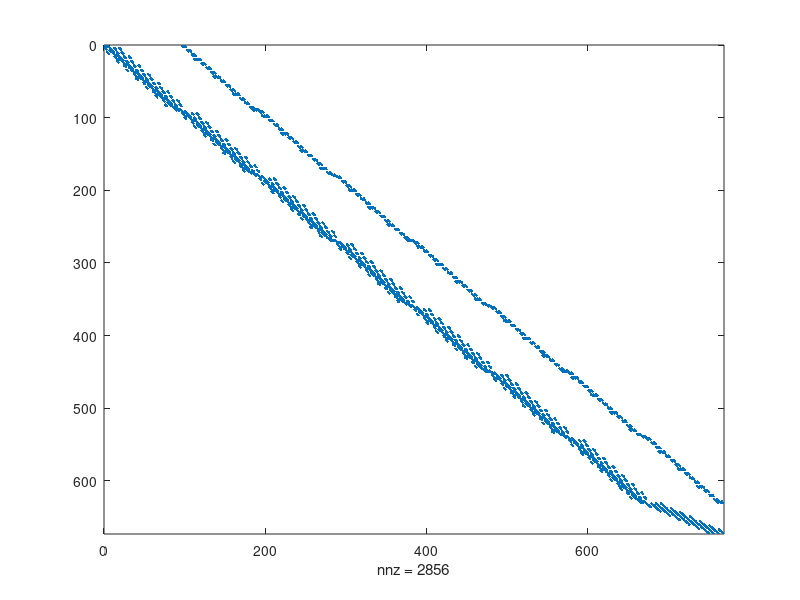

Reproduce this figure in MATLAB. (Note: this script raises an error after producing the figure.)
function double_bending()
    k = 2;
    h = 2^(-k);
    N = 2^(k+1);
    L = N^2;
    t11 = [0.25; -0.25; 1];
    t11 = 0.5 * h * t11 / norm(t11, 2);

    A = assemble_A(N,L,h,t11);
    %figure(1);
    %plot([0,0], [0,0]);
    spy(A);

    top_left = vertcat([-0.5; -0.5; 0], reshape(eye(3), [], 1));
    top_right = vertcat([-0.5; 0.5; 0], reshape(eye(3), [], 1));
    bottom_left = vertcat([0.5; -0.5; 0], reshape(eye(3), [], 1));
    bottom_right = vertcat([0.5; 0.5; 0], reshape(eye(3), [], 1));

    %top_left2 = [0.3000, -0.6611, 0.0710, 0.9363, 0.0705, -0.3441, ...
    %             -0.0653, 0.9975, 0.0267, 0.3451, -0.0025, 0.9386]';
    %top_right2 = [-0.1914, 0.0563, 0.1237, 0.3952, 0.8730, -0.2859, ...
    %              -0.9052, 0.4230, 0.0404, 0.1562, 0.2429, 0.9574]';
    %bottom_left2 = [0.9585, -0.1739, -0.0701, 0.3831, 0.9182, 0.1004, ...
    %                -0.9149, 0.3621, 0.1787, 0.1277, -0.1603, 0.9788]';
    %bottom_right2 = [0.5, 0.5, 0, 1, 0, 0, 0, 1, 0, 0, 0, 1]';

    U0 = init_configuration(k);

    %dp = vertcat(1, (37:48)');
    dirichlet_point = indices(3,3,N);
    dirichlet_point = dirichlet_point(1);
    
    dp = vertcat(indices(2,2,N)', dirichlet_point);
    fp = setdiff(1:(12 * L), dp);
    nfp = size(fp, 1);
    %dpv = vertcat(0.3, bottom_right);
    dpv = vertcat(U0(indices(2,2,N)), U0(dirichlet_point)+0.2);

    A_lumped = A(:,fp);
    b = -A(:,dp) * dpv;

    %U0 = vertcat(top_left, top_right, bottom_left, bottom_right);

    %Y = init_configuration(2)
    %size(Y)
    %plot_box_skeleton(Y, 2, t11);

    % import casadi
    addpath('casadi')
    import casadi.*

    UU = SX.sym('x', 12 * L);

    alpha = 0;
    c = 1;
    for i = 1:N
        for j=1:N
                alpha = alpha + (UU((4:6) + 12 * (j-1) + 12 * N * (i-1))' * UU((4:6) + 12 * (j-1) + 12 * N * (i-1)) - 1)^2;
                alpha = alpha + c * (UU((4:6) + 12 * (j-1) + 12 * N * (i-1))' * UU((7:9) + 12 * (j-1) + 12 * N * (i-1)) - 0)^2;
                alpha = alpha + c * (UU((4:6) + 12 * (j-1) + 12 * N * (i-1))' * UU((10:12) + 12 * (j-1) + 12 * N * (i-1)) - 0)^2;
                alpha = alpha + (UU((7:9) + 12 * (j-1) + 12 * N * (i-1))' * UU((7:9) + 12 * (j-1) + 12 * N * (i-1)) - 1)^2;
                alpha = alpha + c * (UU((7:9) + 12 * (j-1) + 12 * N * (i-1))' * UU((10:12) + 12 * (j-1) + 12 * N * (i-1)) - 0)^2;
                alpha = alpha + (UU((10:12) + 12 * (j-1) + 12 * N * (i-1))' * UU((10:12) + 12 * (j-1) + 12 * N * (i-1)) - 1)^2;
        end
    end

    beta = SX.sym('y', L);
    for l = 1:L
        beta(l) = det33(reshape(UU((4:12) + 12 * (l-1)), 3, 3));
    end

    lbx = -ones(12 * L, 1) * inf;
    lbx(dp) = dpv; 
    ubx = ones(12 * L, 1) * inf;
    ubx(dp) = dpv; 

    % norm(1./ linspace(1,nfp,nfp)'
    nlp = struct('x', UU, 'f', 1 * norm(A_lumped * UU(fp) - b, 2)^2, 'g', vertcat(alpha, beta));
    S = nlpsol('S', 'ipopt', nlp);

    sol = S('x0', U0, 'lbg', 0, 'ubg', vertcat(0, inf * ones(L, 1)), 'lbx', lbx, 'ubx', ubx);

    U = sol.x.full();

    plot_box_skeleton(U, k, t11);
end


function A = assemble_A(N, L, h, t11)
    ctr = 1; 
    A = sparse(12 * N * (N-1), 12 * L);
    for i = 1:N
        for j = 1:N
            if i < N
                for k = 0:2
                    A(ctr+k, 1+12*(j-1)+(i-1) * 12 * N+k) = 1;
                    A(ctr+k, 1+12*(j-1)+(i-1) * 12 * N+3+k) = 0.5 * h;
                    A(ctr+k, 1+12*(j-1)+i * 12 * N+k) = -1;
                    A(ctr+k, 1+12*(j-1)+i * 12 * N+3+k) = 0.5 * h;
                end
                ctr = ctr + 3;
            end
            if j < N
                for k = 0:2
                    A(ctr+k, 1+12*(j-1)+(i-1) * 12 * N+k) = 1;
                    A(ctr+k, 1+12*(j-1)+(i-1) * 12 * N+6+k) = 0.5 * h;
                    A(ctr+k, 1+12*(j-1)+(i-1) * 12 * N+k+12) = -1;
                    A(ctr+k, 1+12*(j-1)+(i-1) * 12 * N+k+12+6) = 0.5 * h;
                end
                ctr = ctr + 3;
            end
            if i < N
                v = 0.5 * (t(j,i,t11) + t(j,j+1,t11))';
                for k = 0:2
                    A(ctr+k, 1+12*(j-1)+(i-1)* 12 * N+k+3) = v * [1;0;0];
                    A(ctr+k, 1+12*(j-1)+(i-1)* 12 * N+k+6) = v * [0;1;0];
                    A(ctr+k, 1+12*(j-1)+(i-1) * 12 * N+k+9) = v * [0;0;1];
                    A(ctr+k, 1+12*(j-1)+i*12*N+k+3) = -v * [1; 0; 0];
                    A(ctr+k, 1+12*(j-1)+i*12*N+k+6) = -v * [0; 1; 0];
                    A(ctr+k, 1+12*(j-1)+i*12*N+k+9) = -v * [0; 0; 1];
                end
                ctr = ctr + 3;
            end
            if j < N
                v = 0.5 * (t(j,i,t11) + t(j+1,i,t11))';
                for k = 0:2
                    A(ctr+k, 1+12*(j-1)+(i-1)*12*N+k+3) = v * [1;0;0];
                    A(ctr+k, 1+12*(j-1)+(i-1)*12*N+k+6) = v * [0;1;0];
                    A(ctr+k, 1+12*(j-1)+(i-1)*12*N+k+9) = v * [0;0;1];
                    A(ctr+k, 1+12*(j-1)+(i-1)*12*N+k+3+12) = -v * [1;0;0];
                    A(ctr+k, 1+12*(j-1)+(i-1)*12*N+k+6+12) = -v * [0;1;0];
                    A(ctr+k, 1+12*(j-1)+(i-1)*12*N+k+9+12) = -v * [0;0;1];
                end
                ctr = ctr + 3;
            end
        end
    end
end


function plot_line_skeleton(U, N, h, t11)
    for i=1:N
        for j=1:N
            plot3(U(1 + 12 * (j-1) + 12 * N * (i-1)), ...
                U(2 + 12 * (j-1) + 12 * N * (i-1)), ...
                U(3 + 12 * (j-1) + 12 * N * (i-1)), "bo"); hold on
            Q = reshape(U((4:12) + 12 * (j-1) + 12 * N * (i-1)), [3, 3]);
            x0 = U((1:3) + 12 * (j-1) + 12 * N * (i-1));
            north = Q * [-h/2; 0; 0];
            west = Q * [0; -h/2; 0];
            east = Q * [0; h/2; 0];
            south = Q * [h/2; 0; 0];
            plot3([x0(1), x0(1) + north(1)], [x0(2), x0(2) + north(2)], ...
                [x0(3), x0(3) + north(3)]);
            plot3([x0(1), x0(1) + south(1)], [x0(2), x0(2) + south(2)], ...
                [x0(3), x0(3) + south(3)]);
            plot3([x0(1), x0(1) + west(1)], [x0(2), x0(2) + west(2)], ...
                [x0(3), x0(3) + west(3)]);
            plot3([x0(1), x0(1) + east(1)], [x0(2), x0(2) + east(2)], ...
                [x0(3), x0(3) + east(3)]);
            tij = t(i,j,t11);
            plot3([x0(1), x0(1) + tij(1)], [x0(2), x0(2) + tij(2)], ...
                [x0(3), x0(3) + tij(3)]);     
        end
    end
    zlim([-1,1]);
end

function plot_box_skeleton(U, k, t11)
    N = 2^(k+1);
    L = N^2;
    h = 2^(-k);
    colors = ['r', 'b', 'g', 'm', 'c'];
    for i=1:N
        for j=1:N
            plot3(U(1 + 12 * (j-1) + 12 * N * (i-1)), ...
                U(2 + 12 * (j-1) + 12 * N * (i-1)), ...
                U(3 + 12 * (j-1) + 12 * N * (i-1)), "bo"); hold on
            Q = reshape(U((4:12) + 12 * (j-1) + 12 * N * (i-1)), [3, 3]);
            x0 = U((1:3) + 12 * (j-1) + 12 * N * (i-1));
            north = Q * [-h/2; 0; 0];
            west = Q * [0; -h/2; 0];
            east = Q * [0; h/2; 0];
            south = Q * [h/2; 0; 0];
            dirCross= [north, east, south, west];
            tij = t(j,i,t11);
            hNQ = Q * 0.5 * (t(j,i+1,t11) + tij);
            hSQ = Q * 0.5 * (t(j,i-1,t11) + tij);
            hWQ = Q * 0.5 * (t(j+1,i,t11) + tij);
            hEQ = Q * 0.5 * (t(j-1,i,t11) + tij);
            dirHinge = [hNQ, hEQ, hSQ, hWQ];
            tijQ = Q * tij;
            
            for l = 1:4
                plot3([x0(1) - tijQ(1), x0(1) + tijQ(1), ...
                x0(1) + dirCross(1,l) + dirHinge(1,l), ...
                x0(1) + dirCross(1,l) - dirHinge(1,l), ...
                x0(1) - tijQ(1)], ...
                [x0(2) - tijQ(2), x0(2) + tijQ(2), ...
                x0(2) + dirCross(2,l) + dirHinge(2,l), ...
                x0(2) + dirCross(2,l) - dirHinge(2,l), ...
                x0(2) - tijQ(2)], ...
                [x0(3) - tijQ(3), x0(3) + tijQ(3), ...
                x0(3) + dirCross(3,l) + dirHinge(3,l), ...
                x0(3) + dirCross(3,l) - dirHinge(3,l), ...
                x0(3) - tijQ(3)], colors(1 + mod(j + (i-1) * N, 5)));
            end
        end
    end
    set(gca, 'YDir','reverse')
    grid on
    zlim([-1,1]);

    %{
    for i=1:N
        for j=1:N
            plot3(U(1 + 12 * (j-1) + 12 * N * (i-1)), ...
                U(2 + 12 * (j-1) + 12 * N * (i-1)), ...
                U(3 + 12 * (j-1) + 12 * N * (i-1)), "bo"); hold on
            Q = reshape(U((4:12) + 12 * (j-1) + 12 * N * (i-1)), [3, 3]);
            x0 = U((1:3) + 12 * (j-1) + 12 * N * (i-1));
            north = Q * [-h/2; 0; 0];
            west = Q * [0; -h/2; 0];
            east = Q * [0; h/2; 0];
            south = Q * [h/2; 0; 0];
            tij = t(j,i,t11);
            hNQ = Q * 0.5 * (t(j,i+1,t11) + tij);
            hSQ = Q * 0.5 * (t(j,i-1,t11) + tij);
            hWQ = Q * 0.5 * (t(j+1,i,t11) + tij);
            hEQ = Q * 0.5 * (t(j-1,i,t11) + tij);
            tijQ = Q * tij;

            plot3([x0(1) - tijQ(1), x0(1) + tijQ(1), ...
                x0(1) + north(1) + hNQ(1), x0(1) + north(1) - hNQ(1), ...
                x0(1) - tijQ(1)], ...
                [x0(2) - tijQ(2), x0(2) + tijQ(2), ...
                x0(2) + north(2) + hNQ(2), x0(2) + north(2) - hNQ(2), ...
                x0(2) - tijQ(2)], ...
                [x0(3) - tijQ(3), x0(3) + tijQ(3), ...
                x0(3) + north(3) + hNQ(3), x0(3) + north(3) - hNQ(3), ...
                x0(3) - tijQ(3)])

            plot3([x0(1) - tijQ(1), x0(1) + tijQ(1), x0(1) + south(1) + hSQ(1), x0(1) + south(1) - hSQ(1), x0(1) - tijQ(1)], ...
                [x0(2) - tijQ(2), x0(2) + tijQ(2), x0(2) + south(2) + hSQ(2), x0(2) + south(2) - hSQ(2), x0(2) - tijQ(2)], ...
                [x0(3) - tijQ(3), x0(3) + tijQ(3), x0(3) + south(3) + hSQ(3), x0(3) + south(3) - hSQ(3), x0(3) - tijQ(3)])

            plot3([x0(1) - tijQ(1), x0(1) + tijQ(1), x0(1) + west(1) + hWQ(1), x0(1) + west(1) - hWQ(1), x0(1) - tijQ(1)], ...
                [x0(2) - tijQ(2), x0(2) + tijQ(2), x0(2) + west(2) + hWQ(2), x0(2) + west(2) - hWQ(2), x0(2) - tijQ(2)], ...
                [x0(3) - tijQ(3), x0(3) + tijQ(3), x0(3) + west(3) + hWQ(3), x0(3) + west(3) - hWQ(3), x0(3) - tijQ(3)])

            plot3([x0(1) - tijQ(1), x0(1) + tijQ(1), x0(1) + east(1) + hEQ(1), x0(1) + east(1) - hEQ(1), x0(1) - tijQ(1)], ...
                [x0(2) - tijQ(2), x0(2) + tijQ(2), x0(2) + east(2) + hEQ(2), x0(2) + east(2) - hEQ(2), x0(2) - tijQ(2)], ...
                [x0(3) - tijQ(3), x0(3) + tijQ(3), x0(3) + east(3) + hEQ(3), x0(3) + east(3) - hEQ(3), x0(3) - tijQ(3)])
        end
    end
    set(gca, 'YDir','reverse')
    grid on
    zlim([-1,1]);
    %}
end


function crease_vectors()
    k = 3;
    h = 2^(-k);
    N = 2^(k+1);
    L = N^2;

    %U = zeros(12 * L, 1);
    t11 = [0.5; 0.5; 1];

    x = linspace(1, N, N);

    [x,y] = meshgrid(x,x);

    x = reshape(x, [], 1);
    y = reshape(y, [], 1);

    UU = zeros(N, N);
    VV = zeros(N, N);
    WW = zeros(N, N);

    for i=1:size(x, 1)
            v = t(x(i), y(i), t11);
            UU(x(i), y(i)) = v(1);
            VV(x(i), y(i)) = v(2);
            WW(x(i), y(i)) = 0;
    end

    xx = linspace(1-h, -1, N)+h/2;

    [XX, YY] = meshgrid(xx, xx);
    ZZ = zeros(size(XX));

    quiver(XX, YY, UU, VV, 0.25);
    xlim([-1 1]);
    ylim([-1 1]);
end

function U0 = init_configuration(k)
    N = 2^(k+1);
    h = 2^(-k);
    L = N^2;
    U0 = zeros(12 * L, 1);
    for i = 1:N
        for j = 1:N
            U0((1:2) + 12 * (j-1) + 12 * N * (i-1)) = [-1 + (i-1)*h + h/2, -1 + (j-1)*h + h/2];
            U0((4:12) + 12 * (j-1) + 12 * N * (i-1)) = reshape(eye(3), 3, 3);
        end
    end
end

function tij = t(i,j, t11)
    tij = [t11(1) * (-1)^(j-1); t11(2)*(-1)^(i-1); t11(3)];
end

function v = det33(M)
    v = M(1,1) * M(2,2) * M(3,3) + M(1, 2) * M(2, 3) * M(3, 1) + ...
        M(1,3) * M(2,1) * M(3,2) - M(1,3) * M(2,2) * M(3,1) - ...
        M(1,2) * M(2,1) * M(3,3) - M(1,1) * M(2,3) * M(3,2);
end

function Q = rot_mat(a,b,c)
    Q = [1, 0, 0; 0, cos(a), -sin(a); 0, sin(a), cos(a)];
    Q = Q * [cos(b), 0, sin(b); 0, 1, 0; -sin(b), 0, cos(b)];
    Q = Q * [cos(c), -sin(c), 0; sin(c), cos(c), 0; 0,0,1];
end

function v = indices(i, j, N)
    v = ((1:12) + 12 * (j - 1) + 12 * N * (i - 1));
end